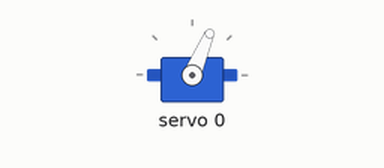
This sketch was run on a simulated Arduino Uno, built with avr-gcc and run on an emulated ATmega328P. On the bench: servo.

Above: at 0.4 s.
At 1.3 s:
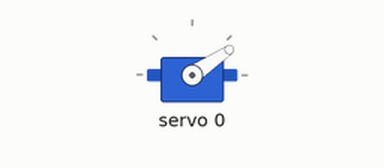
At 1.9 s:
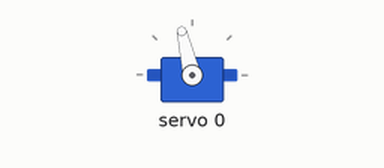
At 2.7 s:
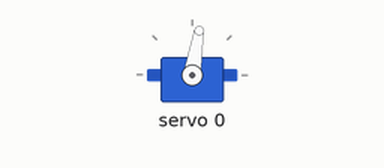
Timing chart, 0 to 4.2 s (numbered marks = the images above):
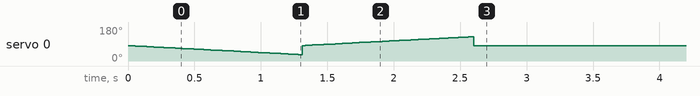

The sketch:

2-1_ServoParameters.ino
```cpp
// (licence header left out)
#include <Wire.h>
#include <Adafruit_PWMServoDriver.h>

#define PWM_FREQUENCY_HZ 60     // Frequency of PWM signals
#define PCA_CHANNEL_SERVO 0     // Board PCA9685: servo channel
#define PWM_SERVO_CENTER 340    // Neutral position in 0..4095
#define PWM_SERVO_MAX_DELTA 120 // Max. +/- deviation from neutral position

void setup() {
  Adafruit_PWMServoDriver pwm = Adafruit_PWMServoDriver();
  int minPulse = PWM_SERVO_CENTER - PWM_SERVO_MAX_DELTA;
  int maxPulse = PWM_SERVO_CENTER + PWM_SERVO_MAX_DELTA;

  pwm.begin();
  pwm.setPWMFreq(PWM_FREQUENCY_HZ);

  // Turn right (starting at neutral position)
  for (int pwmPulse = PWM_SERVO_CENTER; pwmPulse >= minPulse; pwmPulse--) {
    pwm.setPWM(PCA_CHANNEL_SERVO, 0, pwmPulse);
    delay(10);
  }

  // Turn left (starting at neutral position)
  for (int pwmPulse = PWM_SERVO_CENTER; pwmPulse <= maxPulse; pwmPulse++) {
    pwm.setPWM(PCA_CHANNEL_SERVO, 0, pwmPulse);
    delay(10);
  }

  // Stay in neutral position
  pwm.setPWM(PCA_CHANNEL_SERVO, 0, PWM_SERVO_CENTER);
}

void loop() {
}
```
